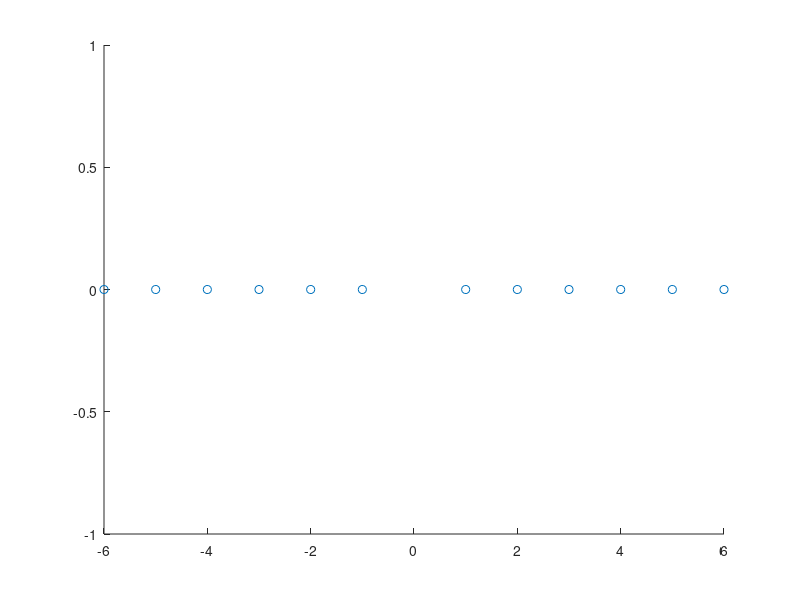

Write the MATLAB code that produced this figure. (Note: this script raises an error after producing the figure.)
%% construct fn in tf and pole-residue form
n = 6; ewref = [(-n:1:-1) 1:1:n]; [~,idx] = sort(abs(ewref)); ewref = ewref(idx);
n = 2*n; m = n; p = n;
A = diag(ewref); B = randn(n,m); C = randn(p,n);
%
H = @(z) C*((z*eye(size(A)) - A) \ B); G = @(z) ihml(z,n,ewref,B,C);
%
w = logspace(-3,3); % Nbode(w,H,G);
scatter(real(ewref),imag(ewref));
%% setup CIMTOOL
import Visual.*
nlevp = OperatorData(H); nlevp.sample_mode = Numerics.SampleMode.Direct;
contour = Contour.Ellipse(0,n+1,0.5,5e2);
c = CIM(nlevp,contour);
c.SampleData.show_progress = false; c.SampleData.OperatorData.refew = ewref;
c.auto_update_shifts = false;
c.SampleData.ell = n; c.SampleData.r = n;
%
CIMHNK = copy(c);
CIMHNK.RealizationData.ComputationalMode = Numerics.ComputationalMode.Hankel;
CIMHNK.RealizationData.K = 1;
%
CIMMPL = copy(c);
CIMMPL.RealizationData.ComputationalMode = Numerics.ComputationalMode.MPLoewner;
CIMMPL.RealizationData.K = n;

ip = 1i*(100:-1:-100); [~,idx] = sort(abs(ip));
ip = ip(idx); ip(1) = [];

theta = []; sigma = [];

for i = 1:2*n
    if mod(i,2) == 0
        theta(end+1) = ip(2*i-1);
        theta(end+1) = ip(2*i);
    else
        sigma(end+1) = ip(2*i-1);
        sigma(end+1) = ip(2*i);
    end
end

CIMMPL.RealizationData.InterpolationData = Numerics.InterpolationData(theta,sigma);
%% inspect CIM if desired
% c = CIMTOOL(CIMHNK); daspect(CIMHNK.MainAx,'auto');
% xlim(CIMHNK.MainAx,[-n-2 1]); ylim(CIMHNK.MainAx,[-1 1]);
%% check initial bode
nec = length(ewref(CIMMPL.SampleData.Contour.inside(ewref)));
%
f = figure(1); plot_mt(f,w,nec,ewref,B,C,CIMHNK,CIMMPL);
%% modal truncation investigation
x = linspace(n/2+1,1.5,101);
for i = 1:length(x)
    CIMHNK.SampleData.Contour.alpha = x(i);
    CIMMPL.SampleData.Contour.alpha = x(i);
    %
    nec = length(ewref(CIMHNK.SampleData.Contour.inside(ewref)));
    %
    plot_mt(f,w,nec,ewref,B,C,CIMHNK,CIMMPL);
    drawnow;
end

function plot_mt(f,w,m,ewref,B,C,CIMHNK,CIMMPL)
    t = tiledlayout(f,4,4);
    HrMT = @(z) ihml(z,m,ewref,B,C);
    CIMHNK.RealizationData.m = m;
    CIMHNK.compute(); HrHNK = cimmt(CIMHNK,m);
    nexttile(t,1,[2 2]); CIMHNK.plot(gca); ylim([-1 1]);
    %
    CIMMPL.RealizationData.m = m;
    CIMMPL.compute(); HrMPL = cimmt(CIMMPL,m);
    nexttile(t,9,[2 2]); CIMMPL.plot(gca); ylim([-1 1]);
    %
    nexttile(t,3,[4,2]); Nbode(w,HrMT,HrHNK,HrMPL)
    legend('HrMT','HrHNK','HrMPL','Location','northoutside','Orientation','horizontal')
end